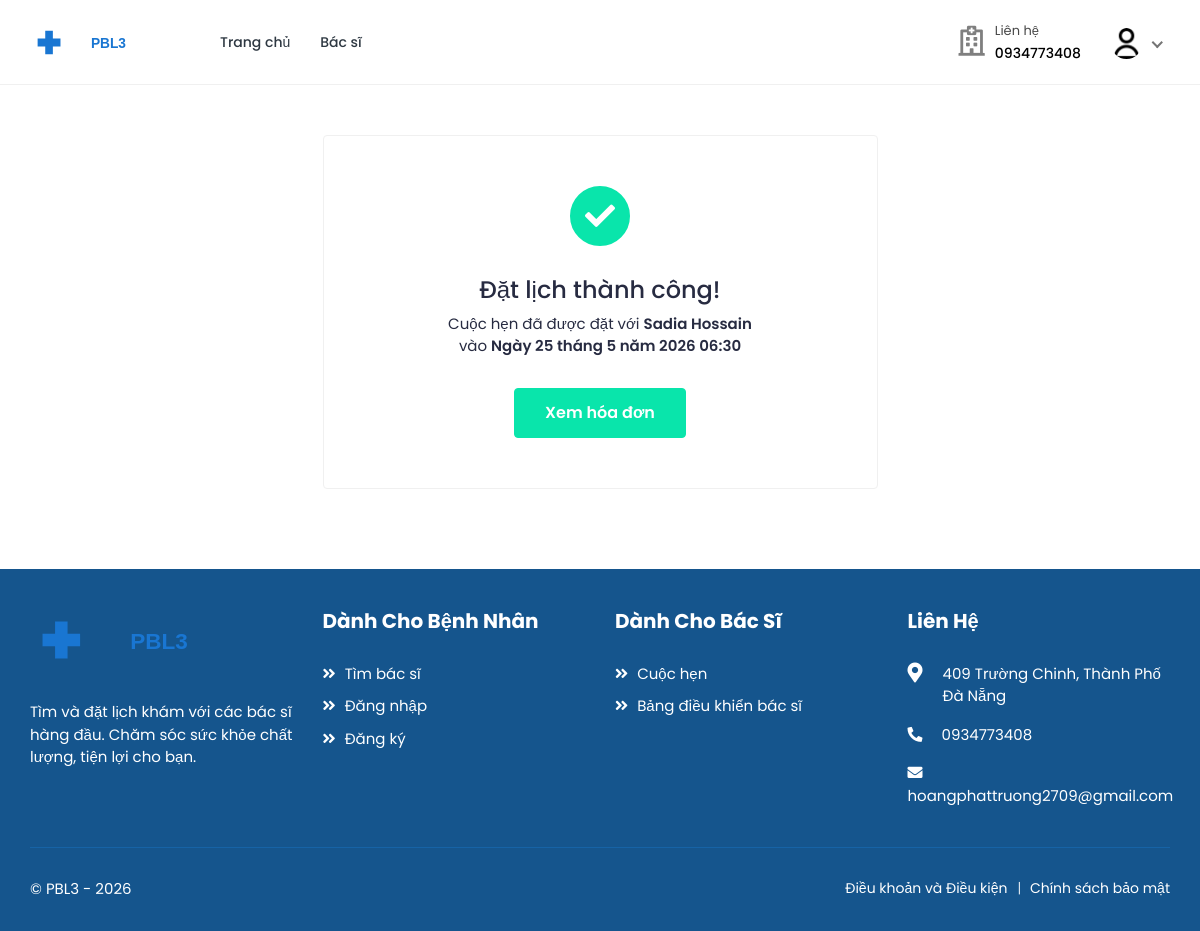
Page /bookings/1/success/ (signed in) on the committed database.
### accounts/models.py (models this page shows, shortened)
class  User(AbstractUser):
    class RoleChoices(models.TextChoices):
        DOCTOR = "doctor", "Doctor"
        PATIENT = "patient", "Patient"
        PHARMACIST = "pharmacist", "Pharmacist"
        DEPARTMENT_DOCTOR = "dept_doctor", "Department Doctor"
    username = models.CharField(max_length=30, unique=True)
    role = models.CharField(
        choices=RoleChoices.choices,
        max_length=20,
        default="patient",
        error_messages={"required": "Role must be provided"},
    )
    email = models.EmailField(
        blank=True,
        error_messages={
            "unique": "A user with that email already exists.",
        },
    )
    provider = models.CharField(max_length=32, blank=True, null=True)
    first_name = models.CharField(max_length=150, blank=True)
    last_name = models.CharField(max_length=150, blank=True)
    registration_number = models.IntegerField(null=True, blank=True)
    USERNAME_FIELD = "username"
    REQUIRED_FIELDS = []
    objects = CustomUserManager()
    class Meta:
        verbose_name = "Người dùng"
        verbose_name_plural = "Người dùng"
    def get_full_name(self):
        full_name = "%s %s" % (self.first_name, self.last_name)
        return full_name.strip() or self.username

class Profile(models.Model):
    user = models.OneToOneField(
        User, on_delete=models.CASCADE, related_name="profile"
    )
    avatar = models.ImageField(
        default="defaults/user.png", upload_to=profile_photo_directory_path
    )
    avatar_url = models.URLField(blank=True, null=True)
    phone = models.CharField(max_length=20, blank=True, null=True)
    dob = models.DateField(blank=True, null=True)
    about = models.TextField(blank=True, null=True)
    specialization = models.CharField(max_length=255, blank=True, null=True)
    gender = models.CharField(
        max_length=10,
        choices=[("male", "Nam"), ("female", "Nữ"), ("other", "Khác")],
        blank=True,
    )
    address = models.TextField(blank=True, null=True)
    city = models.CharField(max_length=100, blank=True)
    state = models.CharField(max_length=100, blank=True)
    postal_code = models.CharField(max_length=20, blank=True)
    country = models.CharField(max_length=100, blank=True)
    price_per_consultation = models.DecimalField(
        max_digits=10, decimal_places=2, null=True, blank=True
    )
    is_available = models.BooleanField(default=True)
    blood_group = models.CharField(
        max_length=5,
        choices=[
            ("A+", "A+"),
            ("A-", "A-"),
            ("B+", "B+"),
            ("B-", "B-"),
            ("O+", "O+"),
            ("O-", "O-"),
            ("AB+", "AB+"),
            ("AB-", "AB-"),
        ],
        blank=True,
        null=True,
    )
    allergies = models.TextField(blank=True, null=True)
    medical_conditions = models.TextField(blank=True, null=True)
    department = models.ForeignKey(
        "core.Department",
        on_delete=models.SET_NULL,
        null=True,
        blank=True,
        related_name="profiles",
    )
    class Meta:
        verbose_name = "Hồ sơ"
        verbose_name_plural = "Hồ sơ"
    @property
    def image(self):
        return (
            self.avatar.url
            if self.avatar.storage.exists(self.avatar.name)
            else "{}defaults/user.png".format(settings.MEDIA_URL)
        )

### bookings/models.py (models this page shows, shortened)
class Booking(models.Model):
    doctor = models.ForeignKey(
        settings.AUTH_USER_MODEL,
        on_delete=models.CASCADE,
        related_name="appointments",
        limit_choices_to={"role": "doctor"},
    )
    patient = models.ForeignKey(
        settings.AUTH_USER_MODEL,
        on_delete=models.CASCADE,
        related_name="patient_appointments",
        limit_choices_to={"role": "patient"},
    )
    appointment_date = models.DateField()
    appointment_time = models.TimeField()
    booking_date = models.DateTimeField(auto_now_add=True)
    status = models.CharField(
        max_length=20,
        choices=[
            ("pending", "Pending"),
            ("confirmed", "Confirmed"),
            ("completed", "Completed"),
            ("cancelled", "Cancelled"),
            ("no_show", "No Show"),
        ],
        default="pending",
    )
    class Meta:
        ordering = ["-appointment_date", "-appointment_time"]
        unique_together = ["doctor", "appointment_date", "appointment_time"]
        verbose_name = "Lịch khám"
        verbose_name_plural = "Lịch khám"

### bookings/views.py (the view)
class BookingSuccessView(LoginRequiredMixin, TemplateView):
    template_name = "bookings/booking-success.html"
    def get_context_data(self, **kwargs):
        context = super().get_context_data(**kwargs)
        context["booking"] = Booking.objects.get(id=kwargs["booking_id"])
        return context

### accounts/managers.py (called while the page is built)
    def get(self, *args, **kwargs):
        return super().select_related("profile").get(*args, **kwargs)

### templates/bookings/booking-success.html (shortened to what this page needs)
{% extends "base.html" %}
{% load static %}
{% block content %}
<div class="content success-page-cont">
    <div class="container-fluid">
        <div class="row justify-content-center">
            <div class="col-lg-6">
                <div class="card success-card">
                    <div class="card-body">
                        <div class="success-cont">
                            <i class="fas fa-check"></i>
                            <h3>Đặt lịch thành công!</h3>
                            <p>Cuộc hẹn đã được đặt với <strong>{{ booking.doctor.get_full_name }}</strong><br> vào <strong>{{ booking.appointment_date }} {{ booking.appointment_time }}</strong></p>
                            <a href="{% url 'bookings:booking-invoice' booking.id %}" class="btn btn-primary view-inv-btn">Xem hóa đơn</a>
                        </div>
                    </div>
                </div>
            </div>
        </div>
    </div>
</div>
{% endblock %}

### templates/includes/navbar.html (shortened to what this page needs)
{% load static %}
<header class="header">
    <nav class="navbar navbar-expand-lg header-nav">
        <div class="navbar-header">
                <a href="{% url 'core:home' %}" class="navbar-brand logo">
                <img src="{% static 'assets/img/logo2.svg' %}" class="img-fluid" alt="Logo PBL3">
            </a>
        </div>
        <div class="main-menu-wrapper">
            <ul class="main-nav">
                <li {% if request.path == '/' %}class="active"{% endif %}>
                    <a href="{% url 'core:home' %}">Trang chủ</a>
                </li>
                <li class="has-submenu{% if request.path == '/doctors/' %} active {% endif %}">
                    <a href="{% url 'doctors:list' %}">Bác sĩ</a>
                </li>
            </ul>
        </div>
        <ul class="nav header-navbar-rht">
            <li class="nav-item contact-item">
                <div class="header-contact-img">
                    <i class="far fa-hospital"></i>
                </div>
                <div class="header-contact-detail">
                    <p class="contact-header">Liên hệ</p>
                    <p class="contact-info-header">0934773408</p>
                </div>
            </li>
            {% if not user.is_authenticated %}
                <li class="nav-item">
                    <a class="nav-link header-login" href="{% url 'accounts:login' %}">Đăng nhập / Đăng ký</a>
                </li>
            {% else %}
                <li class="nav-item dropdown has-arrow logged-item">
                    <a href="#" class="dropdown-toggle nav-link" data-toggle="dropdown">
                        <span class="user-img">
                            <img class="rounded-circle" src="{{ user.profile.image }}" width="31" alt="{{ user.username }}">
                        </span>
                    </a>
                </li>
            {% endif %}
        </ul>
    </nav>
</header>

### rows in the picture
User: profile.image (placeholder picture)
Booking: doctor.get_full_name "Sadia Hossain", appointment_date "Ngày 25 tháng 5 năm 2026", appointment_time "06:30"
